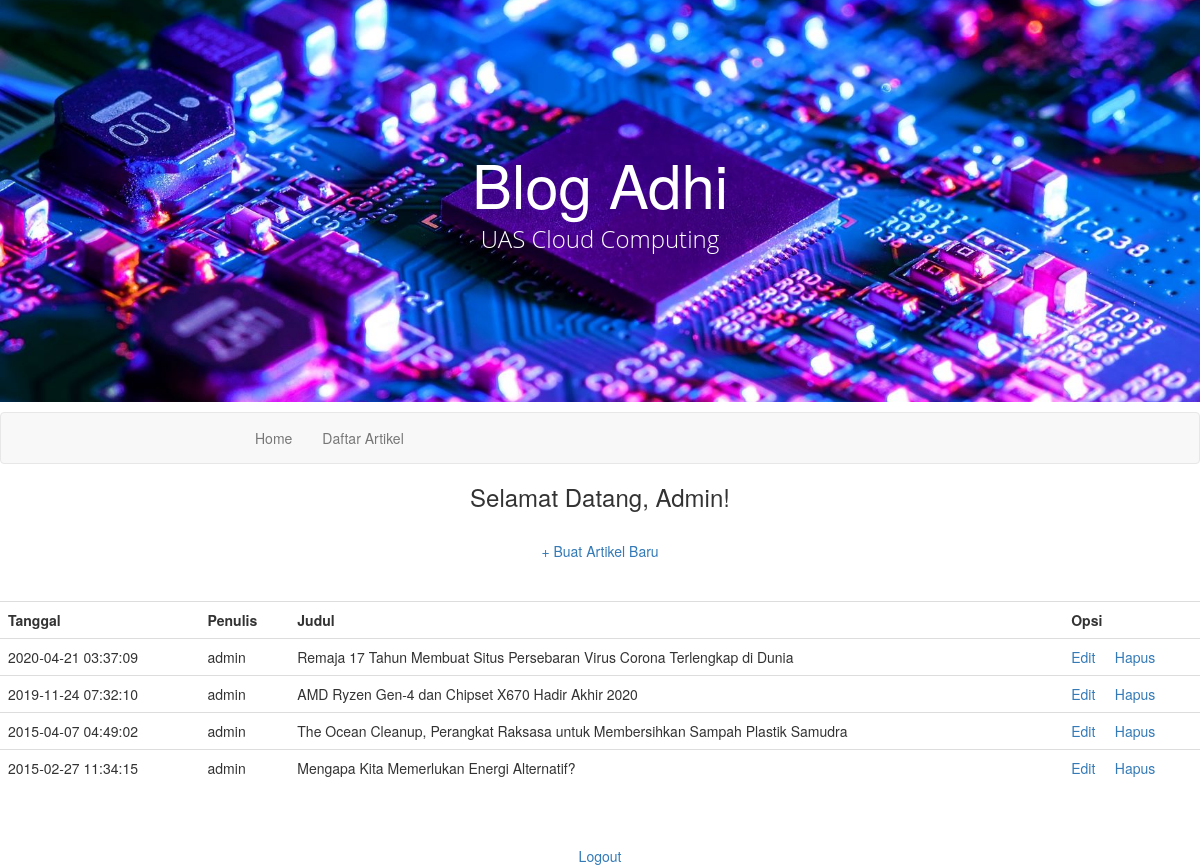
The page /daftar_isi.php (signed in) on the database its author committed.
### tables this page shows
CREATE TABLE `artikel` (
  `id` int(11) NOT NULL,
  `judul` varchar(255) NOT NULL,
  `isi` text NOT NULL,
  `tanggal` timestamp NOT NULL DEFAULT current_timestamp(),
  `penulis` varchar(128) NOT NULL
);

### daftar_isi.php (the view, shortened to what this page needs)
<!DOCTYPE html>
<html>
    <head>
        <link rel="stylesheet" href="bootstrap/css/bootstrap.css" />
        <link rel="stylesheet" href="bootstrap/css/style.css" />
        <link rel="stylesheet" href="font-awesome/css/font-awesome.css" />
    </head>
    <body>
        <header>
            <?php include("header.php"); ?>
        </header>
        <nav class="navbar navbar-default"><?php include("menu.php"); ?></nav>
        <center>
        <h3>Selamat Datang, Admin!</h3>
        <br/>
        <a href="tambah.php">+ Buat Artikel Baru</a>
        <br/><br/><br/>
        <table class="table">
        <tr>
            <th>Tanggal</th>
            <th>Penulis</th>
            <th>Judul</th>
            <th>Opsi</th>
        </tr>
        <?php
        include "konektor.php";
       $query = mysqli_query($koneksi, "SELECT * FROM artikel ORDER BY tanggal DESC");
        while($artikel = mysqli_fetch_array($query)){
        ?>
        <tr>
            <td><?php echo $artikel['tanggal']; ?></td>
            <td><?php echo $artikel['penulis']; ?></td>
            <td><?php echo $artikel['judul']; ?></td>
            <td>
                <a class="edit" href="edit.php?id=<?php echo $artikel['id']; ?>">Edit</a> &nbsp; &nbsp;
                <a class="hapus" href="hapus.php?id=<?php echo $artikel['id']; ?>">Hapus</a>
            </td>
        </tr>
        <?php } ?>
        </table>
        </center>
        <br/>
        <br/>
        <center>
        <a href="logout.php">Logout</a>
        </center>
    </body>
</html>

### rows shown on the page
artikel: tanggal "2020-04-21 03:37:09", penulis "admin", judul "Remaja 17 Tahun Membuat Situs Persebaran Virus Corona Terlengkap di Dunia"
artikel: tanggal "2019-11-24 07:32:10", penulis "admin", judul "AMD Ryzen Gen-4 dan Chipset X670 Hadir Akhir 2020"
artikel: tanggal "2015-04-07 04:49:02", penulis "admin", judul "The Ocean Cleanup, Perangkat Raksasa untuk Membersihkan Sampah Plastik Samudra"
artikel: tanggal "2015-02-27 11:34:15", penulis "admin", judul "Mengapa Kita Memerlukan Energi Alternatif?"
